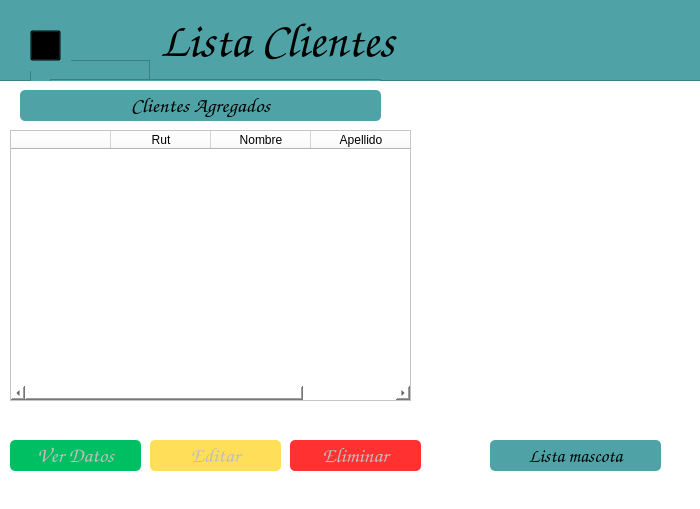
<?xml version="1.0" encoding="UTF-8"?>
<ui version="4.0">
 <class>mainWindow</class>
 <widget class="QMainWindow" name="mainWindow">
  <property name="geometry">
   <rect>
    <x>0</x>
    <y>0</y>
    <width>700</width>
    <height>509</height>
   </rect>
  </property>
  <property name="sizePolicy">
   <sizepolicy hsizetype="Preferred" vsizetype="Preferred">
    <horstretch>0</horstretch>
    <verstretch>0</verstretch>
   </sizepolicy>
  </property>
  <property name="windowTitle">
   <string>Clinica CVI</string>
  </property>
  <property name="styleSheet">
   <string notr="true">alternate-background-color: rgb(255, 255, 255);</string>
  </property>
  <widget class="QWidget" name="centralwidget">
   <widget class="QFrame" name="frame">
    <property name="geometry">
     <rect>
      <x>-10</x>
      <y>0</y>
      <width>711</width>
      <height>511</height>
     </rect>
    </property>
    <property name="minimumSize">
     <size>
      <width>711</width>
      <height>511</height>
     </size>
    </property>
    <property name="maximumSize">
     <size>
      <width>711</width>
      <height>511</height>
     </size>
    </property>
    <property name="sizeIncrement">
     <size>
      <width>10000</width>
      <height>10000</height>
     </size>
    </property>
    <property name="cursor">
     <cursorShape>ArrowCursor</cursorShape>
    </property>
    <property name="styleSheet">
     <string notr="true">background-color: rgb(255, 255, 255);</string>
    </property>
    <property name="frameShape">
     <enum>QFrame::StyledPanel</enum>
    </property>
    <property name="frameShadow">
     <enum>QFrame::Raised</enum>
    </property>
    <widget class="QLabel" name="label">
     <property name="geometry">
      <rect>
       <x>30</x>
       <y>90</y>
       <width>361</width>
       <height>31</height>
      </rect>
     </property>
     <property name="font">
      <font>
       <family>Comic Sans MS</family>
       <pointsize>16</pointsize>
       <weight>50</weight>
       <bold>false</bold>
      </font>
     </property>
     <property name="styleSheet">
      <string notr="true">background-color: rgb(79, 163, 166);
border-radius: 5px;</string>
     </property>
     <property name="text">
      <string>Clientes Agregados</string>
     </property>
     <property name="alignment">
      <set>Qt::AlignCenter</set>
     </property>
    </widget>
    <widget class="QFrame" name="frame_2">
     <property name="geometry">
      <rect>
       <x>-10</x>
       <y>-20</y>
       <width>721</width>
       <height>101</height>
      </rect>
     </property>
     <property name="styleSheet">
      <string notr="true">background-color: rgb(79, 163, 166);</string>
     </property>
     <property name="frameShape">
      <enum>QFrame::StyledPanel</enum>
     </property>
     <property name="frameShadow">
      <enum>QFrame::Raised</enum>
     </property>
     <widget class="QFrame" name="frame_3">
      <property name="geometry">
       <rect>
        <x>50</x>
        <y>80</y>
        <width>120</width>
        <height>80</height>
       </rect>
      </property>
      <property name="frameShape">
       <enum>QFrame::StyledPanel</enum>
      </property>
      <property name="frameShadow">
       <enum>QFrame::Raised</enum>
      </property>
     </widget>
     <widget class="QFrame" name="frame_4">
      <property name="geometry">
       <rect>
        <x>70</x>
        <y>99</y>
        <width>331</width>
        <height>51</height>
       </rect>
      </property>
      <property name="frameShape">
       <enum>QFrame::StyledPanel</enum>
      </property>
      <property name="frameShadow">
       <enum>QFrame::Raised</enum>
      </property>
     </widget>
     <widget class="QLabel" name="label_9">
      <property name="geometry">
       <rect>
        <x>180</x>
        <y>40</y>
        <width>341</width>
        <height>41</height>
       </rect>
      </property>
      <property name="font">
       <font>
        <family>Comic Sans MS</family>
        <pointsize>36</pointsize>
       </font>
      </property>
      <property name="cursor">
       <cursorShape>ForbiddenCursor</cursorShape>
      </property>
      <property name="text">
       <string>Lista Clientes</string>
      </property>
     </widget>
     <widget class="QLabel" name="label_3">
      <property name="geometry">
       <rect>
        <x>30</x>
        <y>40</y>
        <width>61</width>
        <height>51</height>
       </rect>
      </property>
      <property name="text">
       <string/>
      </property>
      <property name="pixmap">
       <pixmap>../../../../Downloads/Copia_de_Centro_Veterinario_Integral-removebg-preview.png</pixmap>
      </property>
     </widget>
     <widget class="QPushButton" name="btnAtras">
      <property name="geometry">
       <rect>
        <x>50</x>
        <y>50</y>
        <width>31</width>
        <height>31</height>
       </rect>
      </property>
      <property name="cursor">
       <cursorShape>PointingHandCursor</cursorShape>
      </property>
      <property name="focusPolicy">
       <enum>Qt::StrongFocus</enum>
      </property>
      <property name="styleSheet">
       <string notr="true">background-color: rgba(0,0,0,0);</string>
      </property>
      <property name="text">
       <string/>
      </property>
     </widget>
    </widget>
    <widget class="QPushButton" name="BtnAtras">
     <property name="enabled">
      <bool>false</bool>
     </property>
     <property name="geometry">
      <rect>
       <x>20</x>
       <y>440</y>
       <width>131</width>
       <height>31</height>
      </rect>
     </property>
     <property name="font">
      <font>
       <family>Comic Sans MS</family>
       <pointsize>16</pointsize>
       <weight>50</weight>
       <bold>false</bold>
      </font>
     </property>
     <property name="cursor">
      <cursorShape>PointingHandCursor</cursorShape>
     </property>
     <property name="styleSheet">
      <string notr="true">background-color: rgb(0, 191, 99);
border-radius: 5px;</string>
     </property>
     <property name="text">
      <string>Ver Datos</string>
     </property>
     <property name="checkable">
      <bool>false</bool>
     </property>
    </widget>
    <widget class="QLabel" name="label_logo">
     <property name="geometry">
      <rect>
       <x>420</x>
       <y>120</y>
       <width>291</width>
       <height>301</height>
      </rect>
     </property>
     <property name="font">
      <font>
       <family>Comic Sans MS</family>
       <pointsize>16</pointsize>
      </font>
     </property>
     <property name="text">
      <string/>
     </property>
     <property name="pixmap">
      <pixmap resource="logo.qrc">:/logo/imagenes/Logo-removebg-preview.png</pixmap>
     </property>
    </widget>
    <widget class="QPushButton" name="btnAvanzar">
     <property name="enabled">
      <bool>true</bool>
     </property>
     <property name="geometry">
      <rect>
       <x>500</x>
       <y>440</y>
       <width>171</width>
       <height>31</height>
      </rect>
     </property>
     <property name="font">
      <font>
       <family>Comic Sans MS</family>
       <pointsize>14</pointsize>
      </font>
     </property>
     <property name="cursor">
      <cursorShape>PointingHandCursor</cursorShape>
     </property>
     <property name="styleSheet">
      <string notr="true">background-color: rgb(79, 163, 166);
border-radius: 5px;</string>
     </property>
     <property name="text">
      <string>Lista mascota</string>
     </property>
     <property name="checkable">
      <bool>false</bool>
     </property>
    </widget>
    <widget class="QPushButton" name="BtnAtras_2">
     <property name="enabled">
      <bool>false</bool>
     </property>
     <property name="geometry">
      <rect>
       <x>160</x>
       <y>440</y>
       <width>131</width>
       <height>31</height>
      </rect>
     </property>
     <property name="font">
      <font>
       <family>Comic Sans MS</family>
       <pointsize>16</pointsize>
       <weight>50</weight>
       <bold>false</bold>
      </font>
     </property>
     <property name="cursor">
      <cursorShape>PointingHandCursor</cursorShape>
     </property>
     <property name="styleSheet">
      <string notr="true">background-color: rgb(255, 222, 89);
border-radius: 5px;</string>
     </property>
     <property name="text">
      <string>Editar</string>
     </property>
     <property name="checkable">
      <bool>false</bool>
     </property>
    </widget>
    <widget class="QPushButton" name="BtnAtras_3">
     <property name="enabled">
      <bool>false</bool>
     </property>
     <property name="geometry">
      <rect>
       <x>300</x>
       <y>440</y>
       <width>131</width>
       <height>31</height>
      </rect>
     </property>
     <property name="font">
      <font>
       <family>Comic Sans MS</family>
       <pointsize>16</pointsize>
      </font>
     </property>
     <property name="cursor">
      <cursorShape>PointingHandCursor</cursorShape>
     </property>
     <property name="styleSheet">
      <string notr="true">background-color: rgb(255, 49, 49);
border-radius: 5px;</string>
     </property>
     <property name="text">
      <string>Eliminar</string>
     </property>
     <property name="checkable">
      <bool>false</bool>
     </property>
    </widget>
    <widget class="QTableWidget" name="tableWidget">
     <property name="geometry">
      <rect>
       <x>20</x>
       <y>130</y>
       <width>401</width>
       <height>271</height>
      </rect>
     </property>
     <column>
      <property name="text">
       <string/>
      </property>
     </column>
     <column>
      <property name="text">
       <string>Rut</string>
      </property>
     </column>
     <column>
      <property name="text">
       <string>Nombre</string>
      </property>
     </column>
     <column>
      <property name="text">
       <string>Apellido</string>
      </property>
     </column>
    </widget>
    <zorder>frame_2</zorder>
    <zorder>label</zorder>
    <zorder>BtnAtras</zorder>
    <zorder>label_logo</zorder>
    <zorder>btnAvanzar</zorder>
    <zorder>BtnAtras_2</zorder>
    <zorder>BtnAtras_3</zorder>
    <zorder>tableWidget</zorder>
   </widget>
  </widget>
 </widget>
 <tabstops>
  <tabstop>BtnAtras</tabstop>
 </tabstops>
 <resources>
  <include location="logo.qrc"/>
 </resources>
 <connections/>
</ui>
